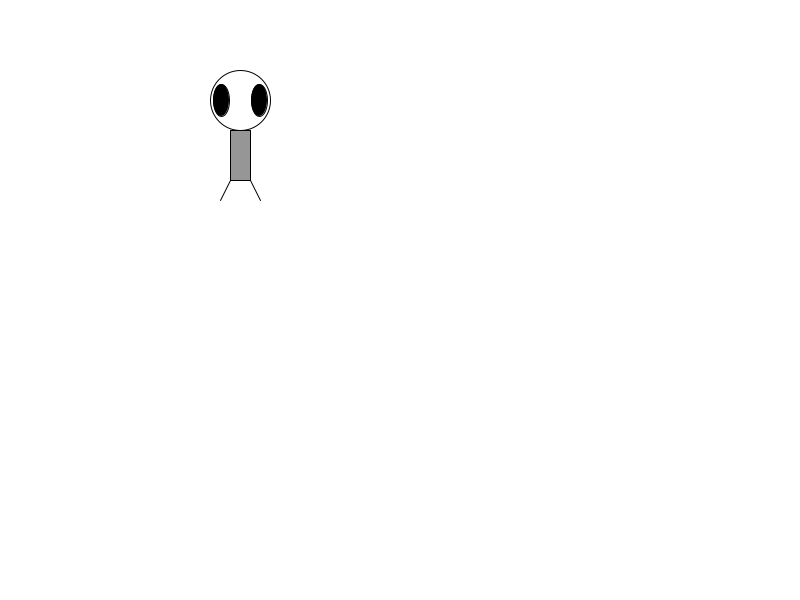
Frame 1 (no input)
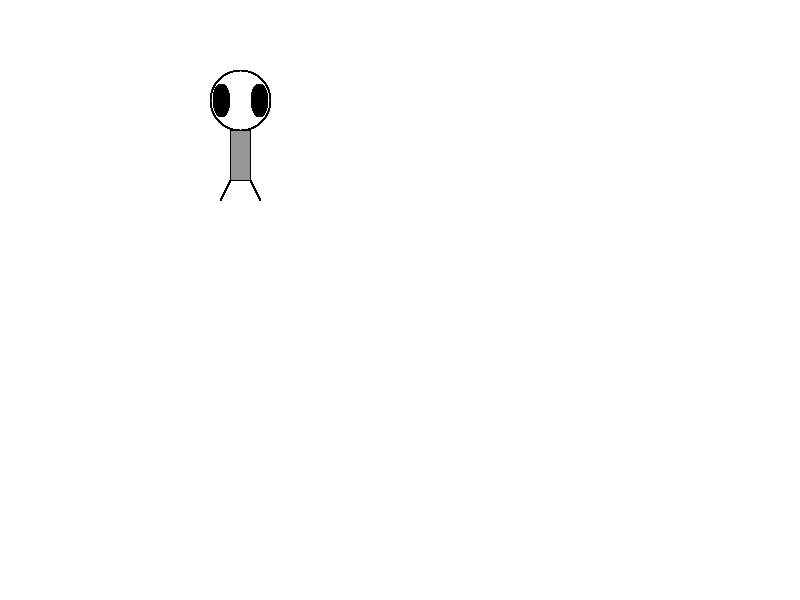
Frame 60 (the mouse pressed at the canvas centre just before this capture)
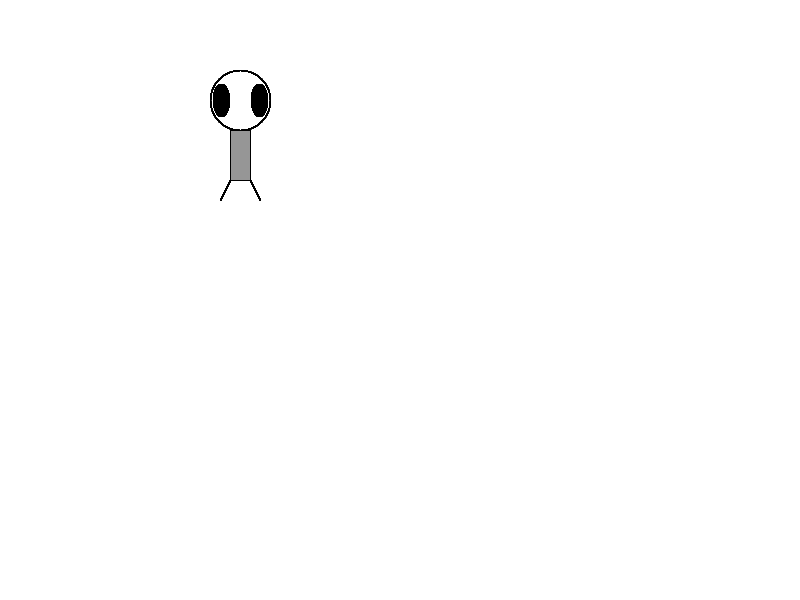
Frame 120 (the mouse held since frame 60 and released just before this capture)

The Processing sketch that drew these frames (run headless with seeded random() and noise(); from frame 60 on, the mouse is pressed at the canvas centre):

// Processing sketch: sketch_0001_pixels
// ── sketch_0001_pixels.pde
// Day 1
// lilSean
// geeks.liu@gmail.com


void setup () {
  size(800, 600);
  background(255);
}

void draw () {
  drawZoag();
}

// Stroke fill
void drawRect () {
  stroke(0);
  fill(150);
  rect(50, 50, 75, 100);
}

// No Fill
void  drawEllipse(){
  noFill(); // leaves the shape with only a outline
  stroke(0);
  ellipse(60, 60, 100, 100);
}

// Rgb Color
void drawRGBCircle () {
  noStroke();
  
  fill(255, 0, 0);
  ellipse(20, 20, 16, 16);
  
  fill(127, 0, 0);
  ellipse(40, 20, 16, 16);
  
  fill(255, 200, 200);
  ellipse(60, 20, 16, 16);
}

// Alpha
void deawAlpha() {
  noStroke();
  
  fill(0, 0, 255); // no fourth argument OR 255 means 100% opacity.
  rect(0, 0, 240, 240);
  
  fill(225, 0, 0, 191); // 75% opacity.
  rect(0, 50, 480, 40);
}

// Zoag
void  drawZoag() {
  ellipseMode(CENTER);
  rectMode(CENTER);
  
  noFill();
  ellipse(240, 100, 60, 60);
  
  fill(0);
  ellipse(221, 100, 16, 32);
  ellipse(259, 100, 16, 32);
  
  stroke(0);
  fill(150);
  rect(240, 155, 20, 50);
  
  stroke(0);
  line(230, 180, 220, 200);
  line(250, 180, 260, 200);
}
